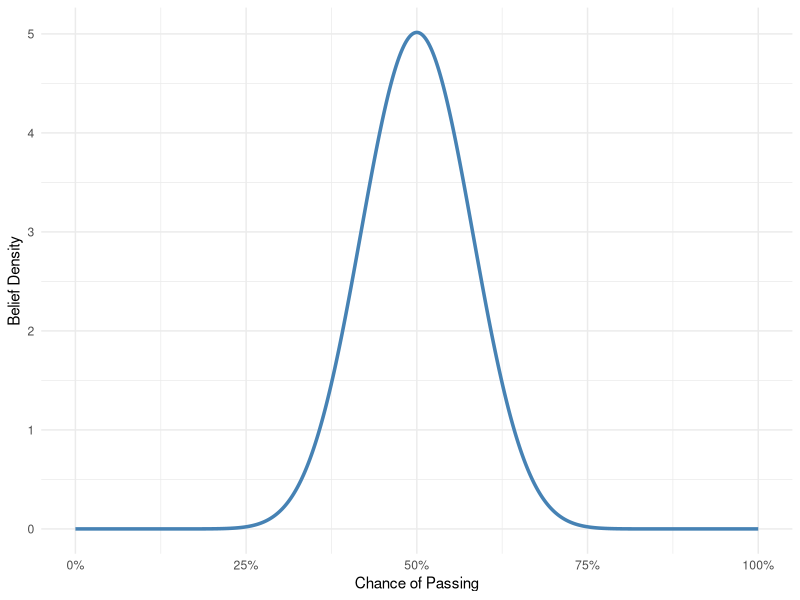
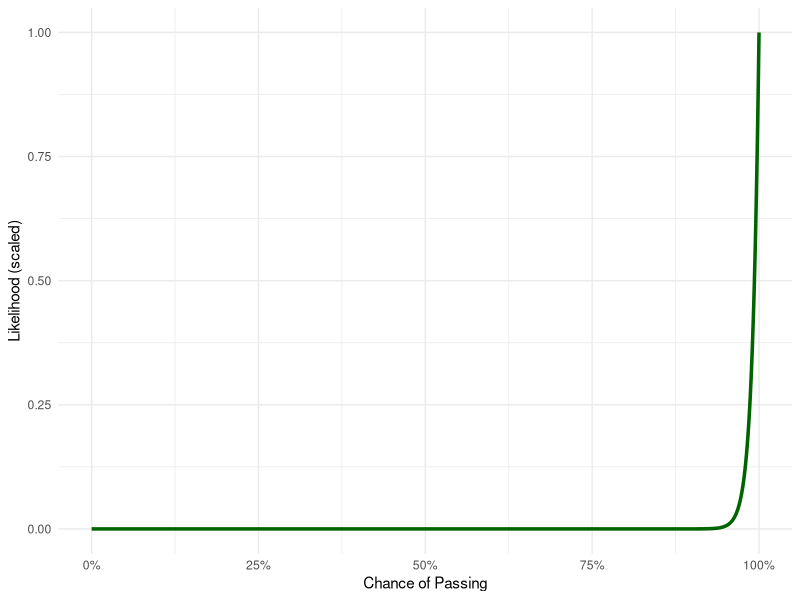
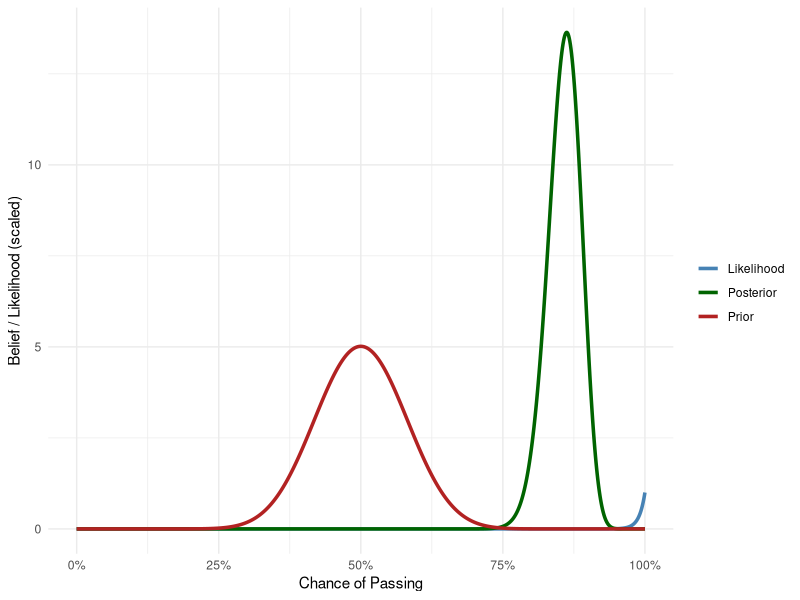
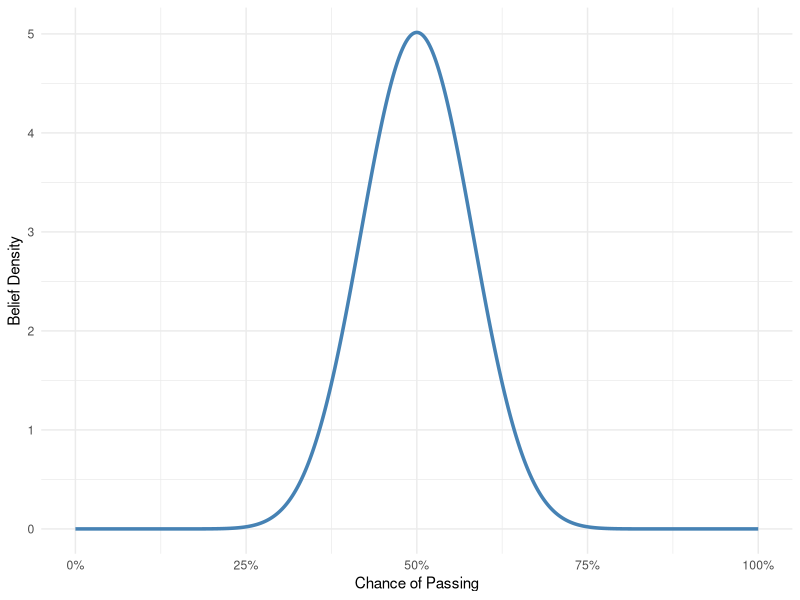
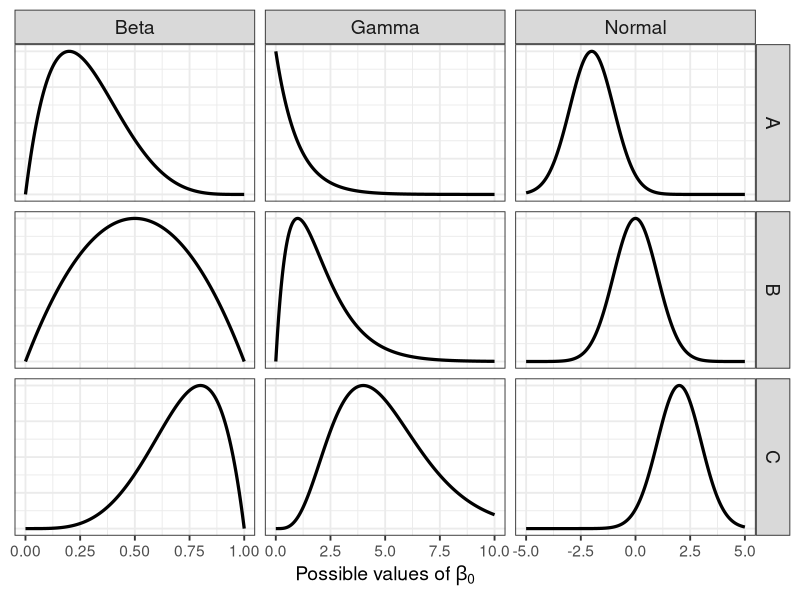

Here is the R script that generated these plots, in order:
## ---- chunk 1
library(ggplot2)
library(dplyr)

theta <- seq(0, 1, length.out = 1000)

prior <- dbeta(theta, 20, 20)

data.frame(theta, prior) |>
  ggplot(aes(x = theta, y = prior)) +
  geom_line(color = "steelblue", size = 1.2) +
  scale_x_continuous(labels = scales::percent) +
  labs(x = "Chance of Passing", y = "Belief Density") +
  theme_minimal()
## ---- chunk 2
likelihood <- theta^100
likelihood <- likelihood / max(likelihood)

data.frame(theta, likelihood) |>
  ggplot(aes(x = theta, y = likelihood)) +
  geom_line(color = "darkgreen", size = 1.2) +
  scale_x_continuous(labels = scales::percent) +
  labs(x = "Chance of Passing", y = "Likelihood (scaled)") +
  theme_minimal()
## ---- chunk 3
posterior <- dbeta(theta, 120, 20)

posterior_df <- data.frame(
  theta = rep(theta, 3),
  density = c(prior, likelihood, posterior),
  belief = rep(c("Prior", "Likelihood", "Posterior"), each = length(theta))
)

posterior_df |>
  ggplot(aes(x = theta, y = density, color = belief)) +
  geom_line(size = 1.2) +
  labs(x = "Chance of Passing", y = "Belief / Likelihood (scaled)", colour = "") +
  scale_x_continuous(labels = scales::percent) +
  theme_minimal() +
  scale_color_manual(values = c("steelblue", "darkgreen", "firebrick"))
## ---- chunk 4
theta <- seq(0, 1, length.out = 1000)

prior <- dbeta(theta, 20, 20)

data.frame(theta, prior) |>
  ggplot(aes(x = theta, y = prior)) +
  geom_line(color = "steelblue", size = 1.2) +
  scale_x_continuous(labels = scales::percent) +
  labs(x = "Chance of Passing", y = "Belief Density") +
  theme_minimal()
## ---- chunk 5
library(dplyr)
library(tidyr)

x_beta <- seq(0, 1, length.out = 1000)
x_normal <- seq(-5, 5, length.out = 1000)
x_gamma <- seq(0, 10, length.out = 1000)

normalize <- function(y) y / max(y)

beta_df <- bind_rows(
  tibble(x = x_beta, density = normalize(dbeta(x_beta, 2, 5)), Distribution = "Beta", Variant = "A"),
  tibble(x = x_beta, density = normalize(dbeta(x_beta, 2, 2)), Distribution = "Beta", Variant = "B"),
  tibble(x = x_beta, density = normalize(dbeta(x_beta, 5, 2)), Distribution = "Beta", Variant = "C")
)

normal_df <- bind_rows(
  tibble(x = x_normal, density = normalize(dnorm(x_normal, -2, 1)), Distribution = "Normal", Variant = "A"),
  tibble(x = x_normal, density = normalize(dnorm(x_normal, 0, 1)), Distribution = "Normal", Variant = "B"),
  tibble(x = x_normal, density = normalize(dnorm(x_normal, 2, 1)), Distribution = "Normal", Variant = "C")
)

gamma_df <- bind_rows(
  tibble(x = x_gamma, density = normalize(dgamma(x_gamma, shape = 1, rate = 1)), Distribution = "Gamma", Variant = "A"),
  tibble(x = x_gamma, density = normalize(dgamma(x_gamma, shape = 2, rate = 1)), Distribution = "Gamma", Variant = "B"),
  tibble(x = x_gamma, density = normalize(dgamma(x_gamma, shape = 5, rate = 1)), Distribution = "Gamma", Variant = "C")
)

df <- bind_rows(beta_df, normal_df, gamma_df)

ggplot(df, aes(x = x, y = density)) +
  geom_line(size = 1.1) +
  facet_grid(cols = vars(Distribution), rows = vars(Variant), scales = "free_x") +
  labs(
    x = expression("Possible values of " * beta[0]),
    y = NULL
  ) +
  theme_bw(base_size = 14) +
  theme(
    axis.text.y = element_blank(),
    axis.ticks.y = element_blank(),
    strip.text = element_text(size = 14)
  )
